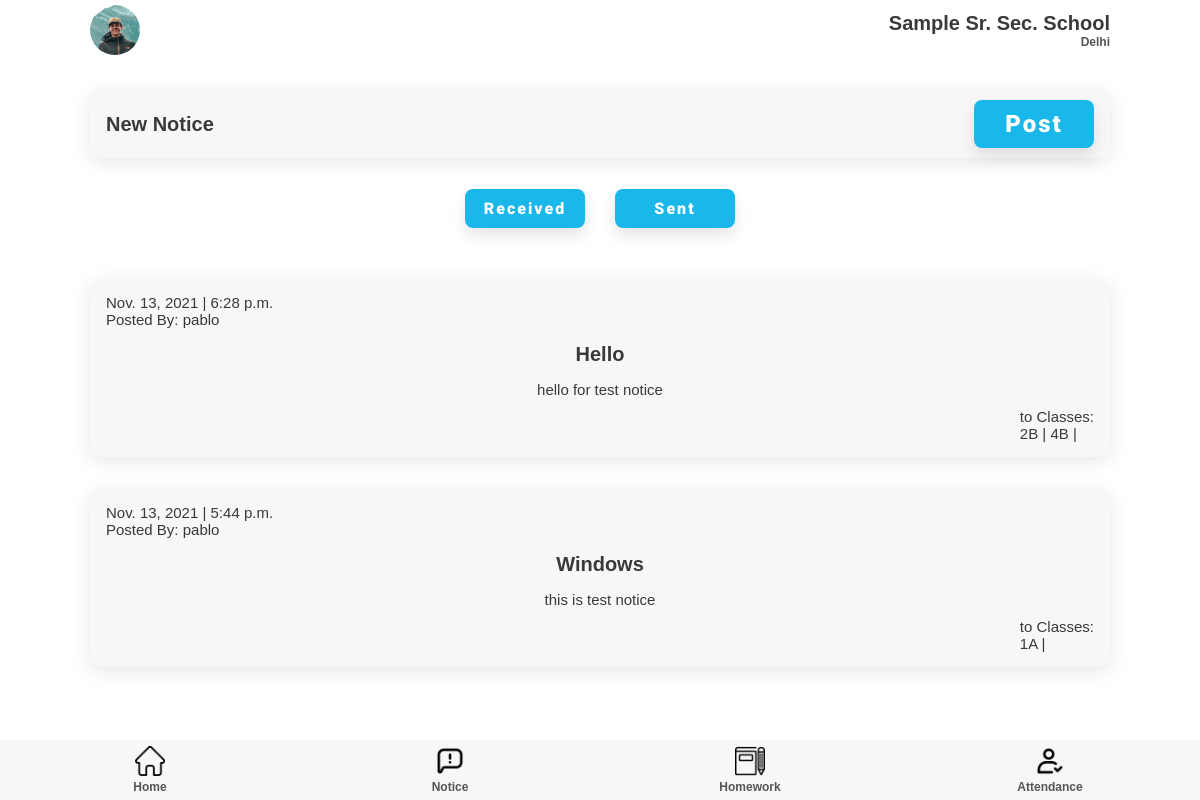
The page /notice/teacher/all (signed in) on the database as committed earlier.
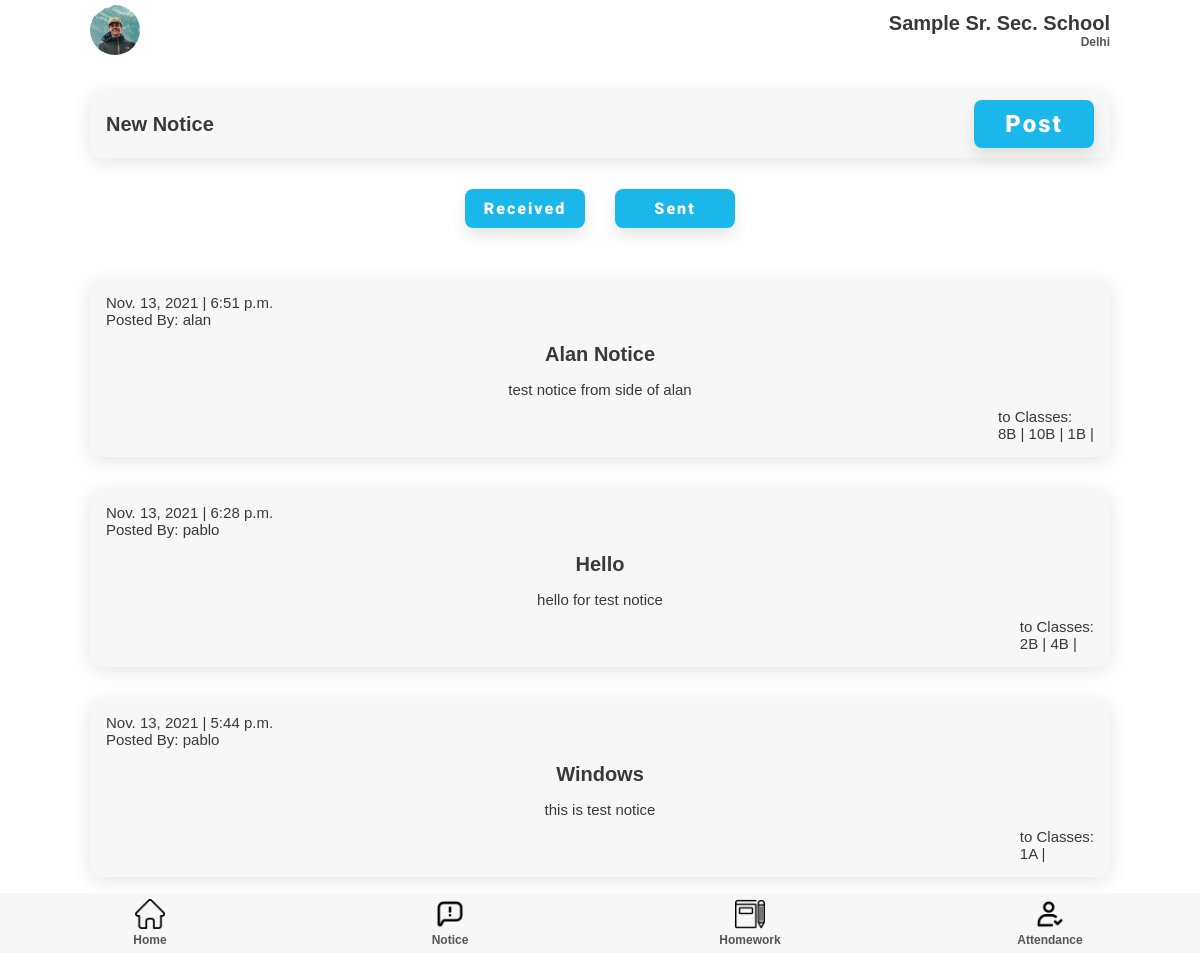
The same page on the database as committed later.
### notice/models.py (models this page shows)
class notice(models.Model):
        topic = models.CharField(max_length=200)
        desc = models.CharField(max_length=2000)
        date = models.DateTimeField(auto_now=True)
        posted_by = models.ForeignKey(User, on_delete=models.CASCADE, null=True)

class receiver(models.Model):
        note = models.ForeignKey(notice, on_delete=models.CASCADE)
        receiver = models.ForeignKey(classSection, on_delete=models.CASCADE)

### teacher/models.py (models this page shows)
class classSection(models.Model):
    Class = models.IntegerField()
    section = models.CharField(max_length=50)
    teacher = models.OneToOneField(teacher, on_delete=models.PROTECT)

### notice/views.py (the view, shortened to what this page needs)
# urls.py: path('teacher/<str:category>', views.teacherNotice, name='teacherNotice'),
def teacherNotice(request, category):
    if category == 'all':
        schoolobj = teacher.objects.get(user = request.user).school
        superadmin_qs = SuperAdmin.objects.filter(school = schoolobj)
        notice_qs = []
        for superadmin in superadmin_qs:
            notice_q = notice.objects.filter(posted_by = superadmin.user).values()
            print(notice_q)
            for item in notice_q:
                notice_qs.append(item)
        print(notice_qs)
        for notice_q in notice_qs:
            notice_q["receiver"] = receiver.objects.filter(note = notice_q["id"])
            notice_q["posted_by"] = User.objects.get(id = notice_q["posted_by_id"]).username
        print("last notice_qs: ", notice_qs)
        notice_qs.reverse()
        return render(request, 'teacherNotice.html', {'notices': notice_qs})

### templates/teacher/teacherNotice.html
{% extends 'attendance.html' %}
{% load static %}
{% block extra-head %}
    <link rel="stylesheet" href="{% static '/css/style.css' %}" />
    <link rel="stylesheet" href="{% static '/css/attendance.css' %}" />
    <link rel="stylesheet" href="{% static '/css/notice.css' %}" />
{% endblock extra-head %}
{% block content %}
<section id="main">
  <section id="start-att">
    <div class="component-back">
      <div>
        <h2>New Notice</h2>
      </div>
      <a href="{% url 'notice:createNotice' %}">
        <button class="btn btn-lg">Post</button>
      </a>
    </div>
  </section>
  <section class="notice-toggle">
    <div class="notice-buttons">
      <a href="{% url 'notice:teacherNotice' "all" %}"><button class="btn btn-md">Received</button></a>
      <a href="{% url 'notice:teacherNotice' "sent" %}"><button class="btn btn-md">Sent</button></a>
    </div>
  </section>
  <section id="home-menu">
    <div class="home-menu">
      {% for notice in notices %}
      <div class="menu-list notice-list">
        <p>{{ notice.date.date }} | {{ notice.date.time }} <br />
        {% if notice.posted_by %}<span>Posted By: {{notice.posted_by}}</span>{% endif %}
        </p>
        <h2>{{ notice.topic }}</h2>
        <p>{{ notice.desc }}</p>
        <p>to Classes: <br /> {% for class in notice.receiver %}{{class.receiver.Class}}{{class.receiver.section}} | {% endfor %}</p>
      </div>
      {% endfor %}
    </div>
  </section>
</section>
{% endblock content %}

Rows that differ between the two databases and show on the page:
added notice: date "Nov. 13, 2021", date.time "6:51 p.m.", posted_by "alan", topic "Alan Notice", desc "test notice from side of alan"
added receiver: receiver.Class "8", receiver.section "B", shown under "Nov. 13, 2021"
added receiver: receiver.Class "10", receiver.section "B", shown under "Nov. 13, 2021"
added receiver: receiver.Class "1", receiver.section "B", shown under "Nov. 13, 2021"
